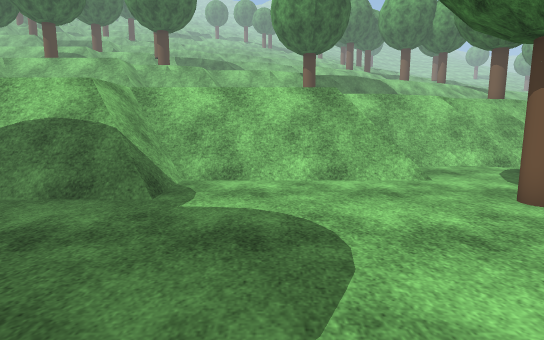
[1] (above)

24 first-person views from a walk through a Unity game level. The camera is 1.3 m above the floor, tilts 8° down and sees 80° across. The floor is counted in squares, 1 m on a side. Each view is taken from the middle of a square. On the plan, view 1 faces up. The plan holds only what a view shows up to about 14 squares ahead; the rest is blank. The place goes on beyond the plan. Some trees and plants on the terrain are drawn as simple stand-ins. Surface patterns are stand-ins for the level's own textures.

[2]
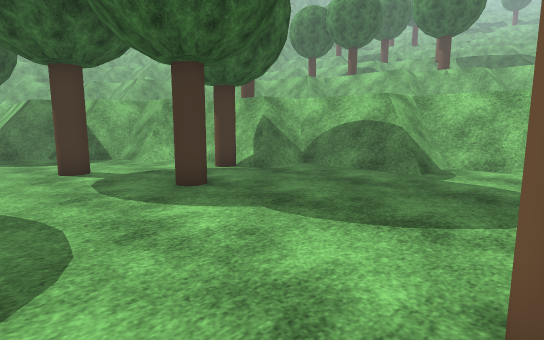

[3]
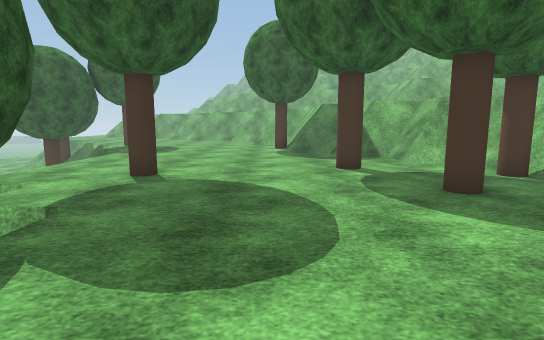

[4]
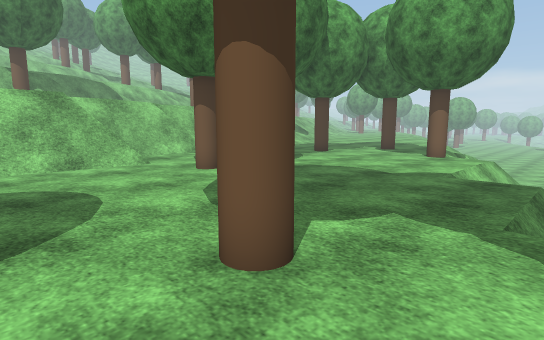

[5]
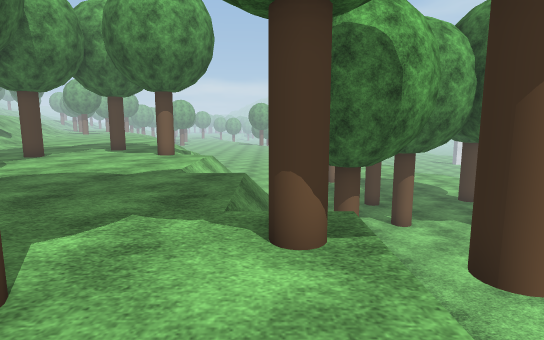

[6]
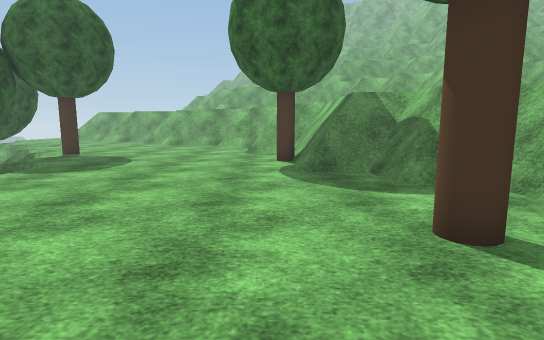

[7]
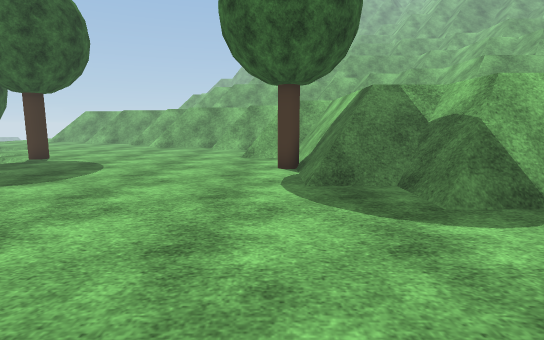

[8]
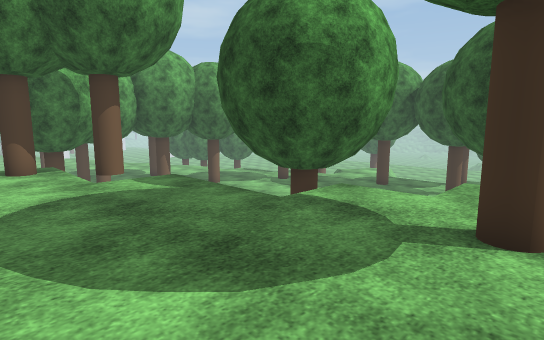

[9]
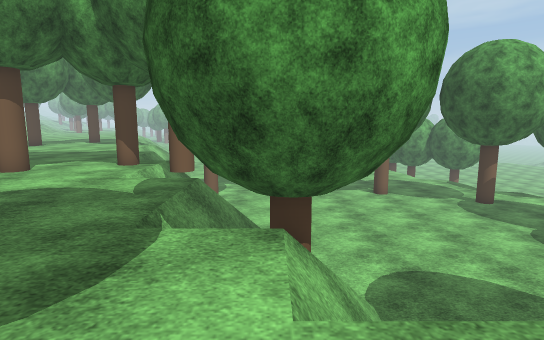

[10]
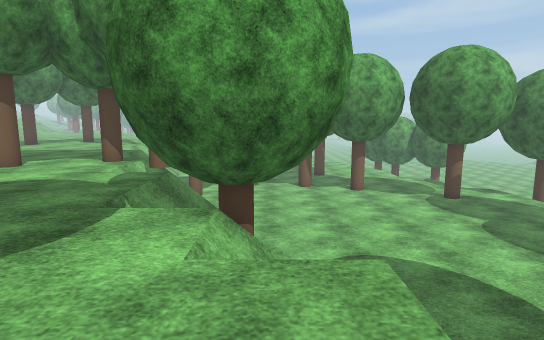

[11]
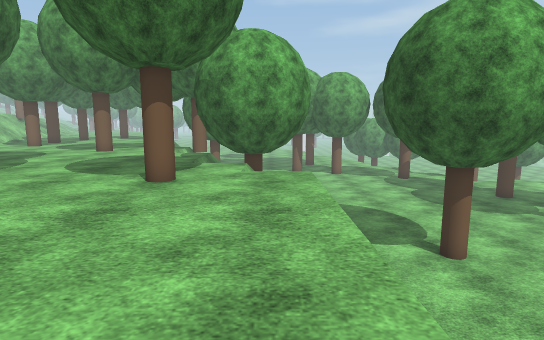

[12]
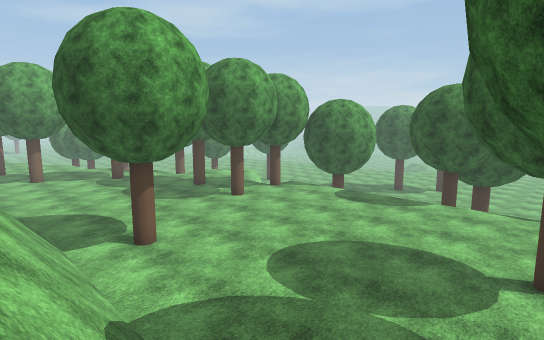

[13]
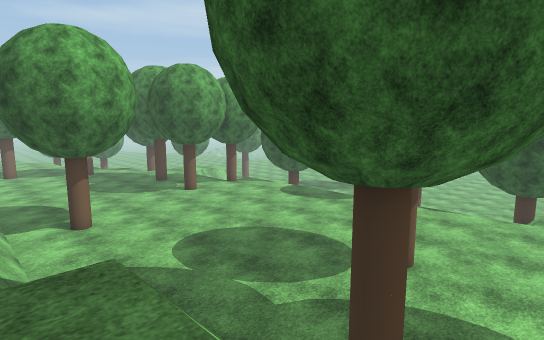

[14]
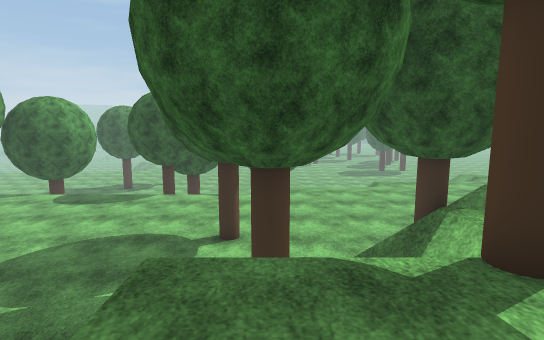

[15]
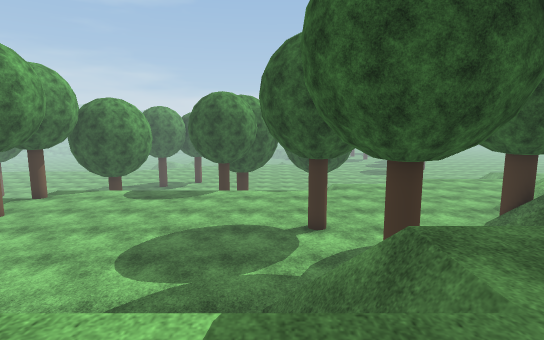

[16]
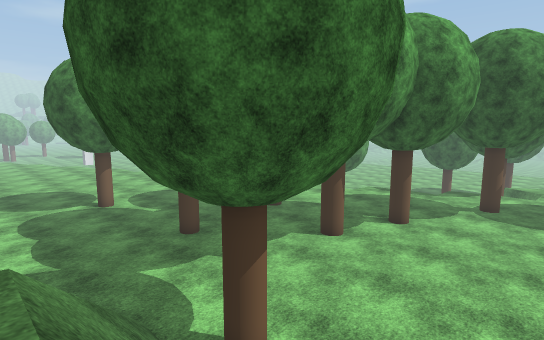

[17]
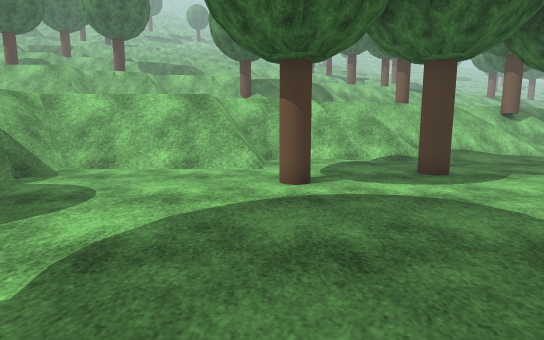

[18]
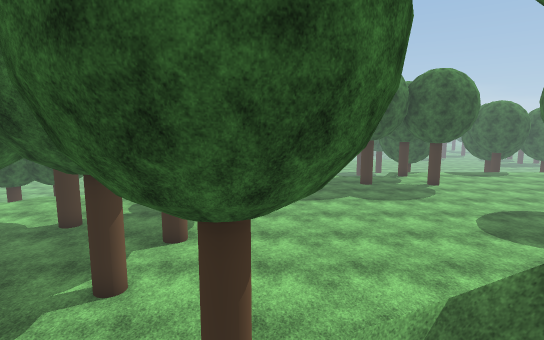

[19]
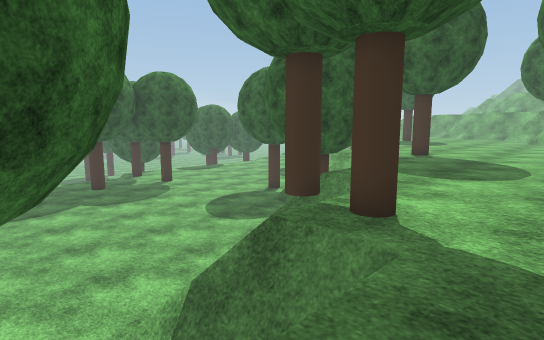

[20]
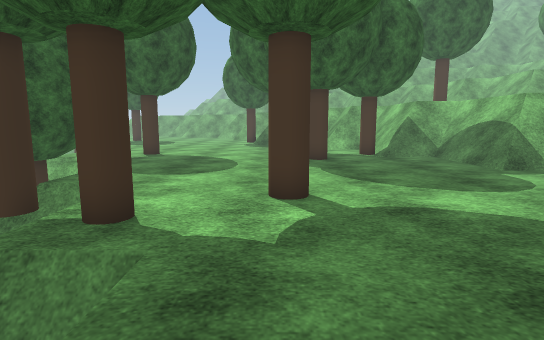

[21]
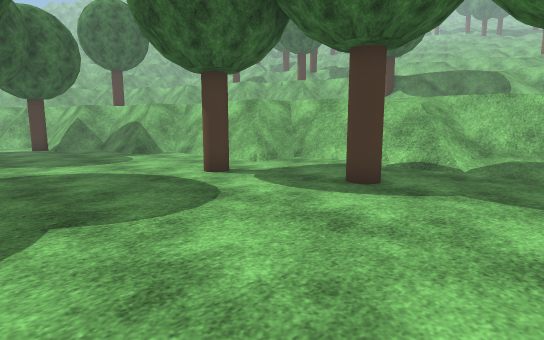

[22]
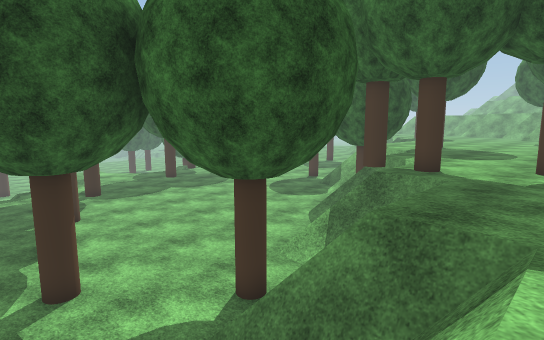

[23]
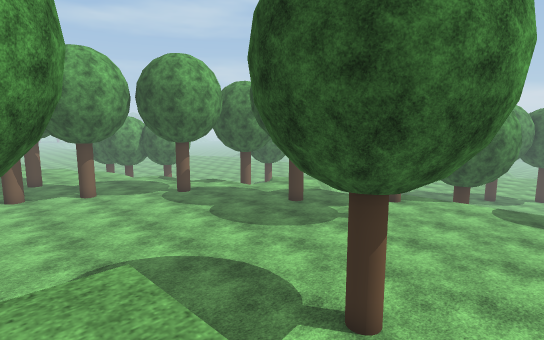

[24]
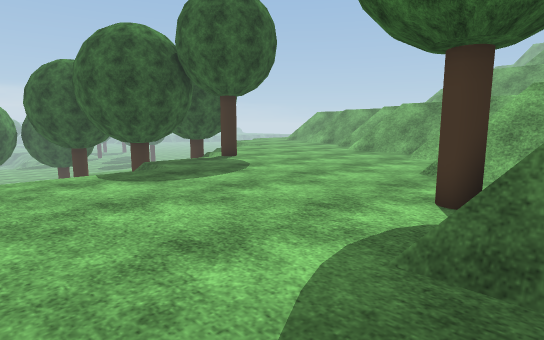

### Floor plan
Key: @ floor where view 1 was taken; # wall or solid block; x gap in a wall; . main floor; : floor 2 m higher than the main floor; + floor 2.25 m higher than the main floor; * floor 2.5 m higher than the main floor; % floor 2.75 m higher than the main floor; / step, stairs or slope; = window, fence, low wall or low ledge; v drop or lower ground; O other object.
Columns run from 20 left of view 1 to 13 right of it. Each row starts with its distance up from view 1.
 11                        vvv////%**+
 10                        v=#=/////++
  9                  vvvvvv##+++++++++
  8                  v######++++++++++
  7              vvv###+++++++++OO++O
  6              v==##+++++++O++O+++O+
  5          vv ##=+++++++++OO++++++++
  4          v=###++++++++++++++++++++
  3        vv#=++O++++++++++++++++++++
  2        v===++++++++++++++++++++++O
  1      vv#=+++++OO+++++++++++++++++O
  0      v===++O++++++++@O++++++++++++
 -1 vv#O##=++++OO++++++++O++++++vvvvvv
 -2 ===##==+++++++++++++++++++++v=
 -3 =++O++++++++++++++++++OO:vxO##  ..
 -4 =++++++++++++++++++++++Ov# ===....
 -5 ++++++++++++++++++++: O###.OO.....
 -6 ++++++++++++OO+++OO+:  ===........
 -7 +++++++++++++O++OO####............
 -8 +++++++++++++++OOO  ==........OO.O
 -9 +++++++++++++++O##  ..............
-10 ++++++++++++++   =................
-11 +++++v  ########  ............O...
-12 OO++ #  ========..................
-13 +v =##= ..........................
-14 +#= ===.......O..............O....
-15  # O..............................
-16 O  .............................
-17 = ........................... ..
-18 ...........................O
-19 ....OO............... .....
-20 .................O..    ..
-21 .................O.
-22 ..................
-23 .................
-24   ........  ....
-25   .......   ...
-26   .vvvvvOOO  v
-27   .O#
-28  OO#

Where each view was taken, in squares from view 1:
view 1: 0 up, 0 right, facing up
view 2: 3 down, 1 right, facing up-left
view 3: 3 down, 1 right, facing left
view 4: 3 down, 1 left, facing up-right
view 5: 3 down, 1 left, facing right
view 6: 3 down, 5 left, facing left
view 7: 3 down, 7 left, facing left
view 8: 2 down, 8 left, facing down-right
view 9: 8 down, 8 left, facing right
view 10: 9 down, 9 left, facing right
view 11: 9 down, 15 left, facing right
view 12: 10 down, 16 left, facing down-right
view 13: 11 down, 19 left, facing down-right
view 14: 9 down, 17 left, facing down
view 15: 8 down, 14 left, facing down
view 16: 2 down, 4 right, facing down-right
view 17: 2 down, 4 right, facing up
view 18: 1 down, 7 right, facing down
view 19: 1 down, 7 right, facing down-left
view 20: 1 down, 7 right, facing left
view 21: 0 up, 12 right, facing up-left
view 22: 0 up, 12 right, facing down-left
view 23: 9 down, 9 left, facing down-right
view 24: 1 down, 11 left, facing down-left
